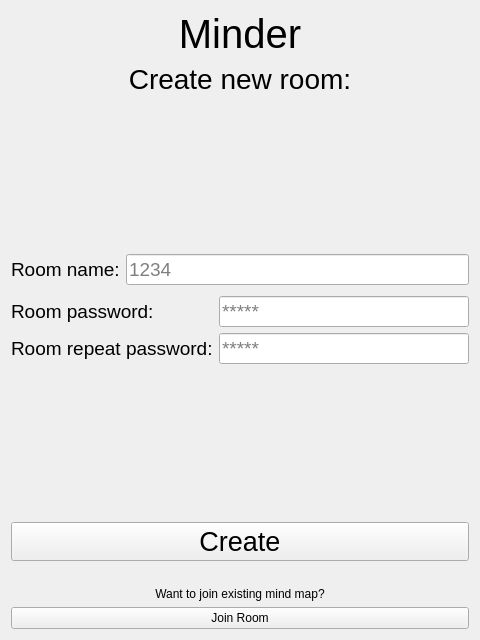
<?xml version="1.0" encoding="UTF-8"?>
<ui version="4.0">
 <class>SessionCreationWindow</class>
 <widget class="QWidget" name="SessionCreationWindow">
  <property name="geometry">
   <rect>
    <x>0</x>
    <y>0</y>
    <width>480</width>
    <height>640</height>
   </rect>
  </property>
  <property name="windowTitle">
   <string>Form</string>
  </property>
  <layout class="QVBoxLayout" name="verticalLayout_3">
   <item>
    <widget class="QLabel" name="labelMinder">
     <property name="font">
      <font>
       <pointsize>30</pointsize>
      </font>
     </property>
     <property name="text">
      <string>Minder</string>
     </property>
     <property name="alignment">
      <set>Qt::AlignCenter</set>
     </property>
    </widget>
   </item>
   <item>
    <widget class="QLabel" name="labelTitle">
     <property name="font">
      <font>
       <pointsize>21</pointsize>
      </font>
     </property>
     <property name="text">
      <string>Create new room:</string>
     </property>
     <property name="alignment">
      <set>Qt::AlignCenter</set>
     </property>
     <property name="margin">
      <number>8</number>
     </property>
    </widget>
   </item>
   <item>
    <spacer name="verticalSpacer">
     <property name="orientation">
      <enum>Qt::Vertical</enum>
     </property>
     <property name="sizeHint" stdset="0">
      <size>
       <width>20</width>
       <height>40</height>
      </size>
     </property>
    </spacer>
   </item>
   <item>
    <layout class="QVBoxLayout" name="verticalLayout_2">
     <item>
      <layout class="QFormLayout" name="formLayout_2">
       <item row="0" column="0">
        <widget class="QLabel" name="labelSessionName">
         <property name="font">
          <font>
           <pointsize>14</pointsize>
          </font>
         </property>
         <property name="text">
          <string>Room name:</string>
         </property>
         <property name="margin">
          <number>8</number>
         </property>
        </widget>
       </item>
       <item row="0" column="1">
        <widget class="QLineEdit" name="lineSessionName">
         <property name="font">
          <font>
           <pointsize>14</pointsize>
          </font>
         </property>
         <property name="alignment">
          <set>Qt::AlignLeading|Qt::AlignLeft|Qt::AlignVCenter</set>
         </property>
         <property name="placeholderText">
          <string>1234</string>
         </property>
        </widget>
       </item>
      </layout>
     </item>
     <item>
      <spacer name="verticalSpacer_4">
       <property name="orientation">
        <enum>Qt::Vertical</enum>
       </property>
       <property name="sizeType">
        <enum>QSizePolicy::Minimum</enum>
       </property>
       <property name="sizeHint" stdset="0">
        <size>
         <width>5</width>
         <height>5</height>
        </size>
       </property>
      </spacer>
     </item>
     <item>
      <layout class="QFormLayout" name="formLayout">
       <item row="0" column="0">
        <widget class="QLabel" name="labelSessionPassword">
         <property name="font">
          <font>
           <pointsize>14</pointsize>
          </font>
         </property>
         <property name="text">
          <string>Room password:</string>
         </property>
         <property name="margin">
          <number>8</number>
         </property>
        </widget>
       </item>
       <item row="0" column="1">
        <widget class="QLineEdit" name="lineNewSessionPassword">
         <property name="font">
          <font>
           <pointsize>14</pointsize>
          </font>
         </property>
         <property name="echoMode">
          <enum>QLineEdit::Password</enum>
         </property>
         <property name="alignment">
          <set>Qt::AlignLeading|Qt::AlignLeft|Qt::AlignVCenter</set>
         </property>
         <property name="placeholderText">
          <string>*****</string>
         </property>
        </widget>
       </item>
       <item row="1" column="0">
        <widget class="QLabel" name="labelSessionRepeatPassword">
         <property name="font">
          <font>
           <pointsize>14</pointsize>
          </font>
         </property>
         <property name="text">
          <string>Room repeat password:</string>
         </property>
         <property name="margin">
          <number>8</number>
         </property>
        </widget>
       </item>
       <item row="1" column="1">
        <widget class="QLineEdit" name="lineNewSessionRepeatPassword">
         <property name="font">
          <font>
           <pointsize>14</pointsize>
          </font>
         </property>
         <property name="echoMode">
          <enum>QLineEdit::Password</enum>
         </property>
         <property name="alignment">
          <set>Qt::AlignLeading|Qt::AlignLeft|Qt::AlignVCenter</set>
         </property>
         <property name="placeholderText">
          <string>*****</string>
         </property>
        </widget>
       </item>
      </layout>
     </item>
    </layout>
   </item>
   <item>
    <spacer name="verticalSpacer_2">
     <property name="orientation">
      <enum>Qt::Vertical</enum>
     </property>
     <property name="sizeHint" stdset="0">
      <size>
       <width>20</width>
       <height>40</height>
      </size>
     </property>
    </spacer>
   </item>
   <item>
    <layout class="QVBoxLayout" name="verticalLayout">
     <item>
      <widget class="QPushButton" name="btnCreateNewSession">
       <property name="sizePolicy">
        <sizepolicy hsizetype="Minimum" vsizetype="Fixed">
         <horstretch>0</horstretch>
         <verstretch>0</verstretch>
        </sizepolicy>
       </property>
       <property name="font">
        <font>
         <pointsize>20</pointsize>
        </font>
       </property>
       <property name="cursor">
        <cursorShape>PointingHandCursor</cursorShape>
       </property>
       <property name="contextMenuPolicy">
        <enum>Qt::DefaultContextMenu</enum>
       </property>
       <property name="toolTipDuration">
        <number>-1</number>
       </property>
       <property name="layoutDirection">
        <enum>Qt::LeftToRight</enum>
       </property>
       <property name="autoFillBackground">
        <bool>false</bool>
       </property>
       <property name="text">
        <string>Create</string>
       </property>
       <property name="autoDefault">
        <bool>false</bool>
       </property>
      </widget>
     </item>
     <item>
      <spacer name="verticalSpacer_3">
       <property name="orientation">
        <enum>Qt::Vertical</enum>
       </property>
       <property name="sizeType">
        <enum>QSizePolicy::Minimum</enum>
       </property>
       <property name="sizeHint" stdset="0">
        <size>
         <width>10</width>
         <height>20</height>
        </size>
       </property>
      </spacer>
     </item>
     <item>
      <widget class="QLabel" name="labelConnectToExistingSession">
       <property name="text">
        <string>Want to join existing mind map?</string>
       </property>
       <property name="alignment">
        <set>Qt::AlignCenter</set>
       </property>
      </widget>
     </item>
     <item>
      <widget class="QPushButton" name="btnConnectToExistingSession">
       <property name="cursor">
        <cursorShape>PointingHandCursor</cursorShape>
       </property>
       <property name="text">
        <string>Join Room</string>
       </property>
      </widget>
     </item>
    </layout>
   </item>
  </layout>
 </widget>
 <resources/>
 <connections/>
</ui>
